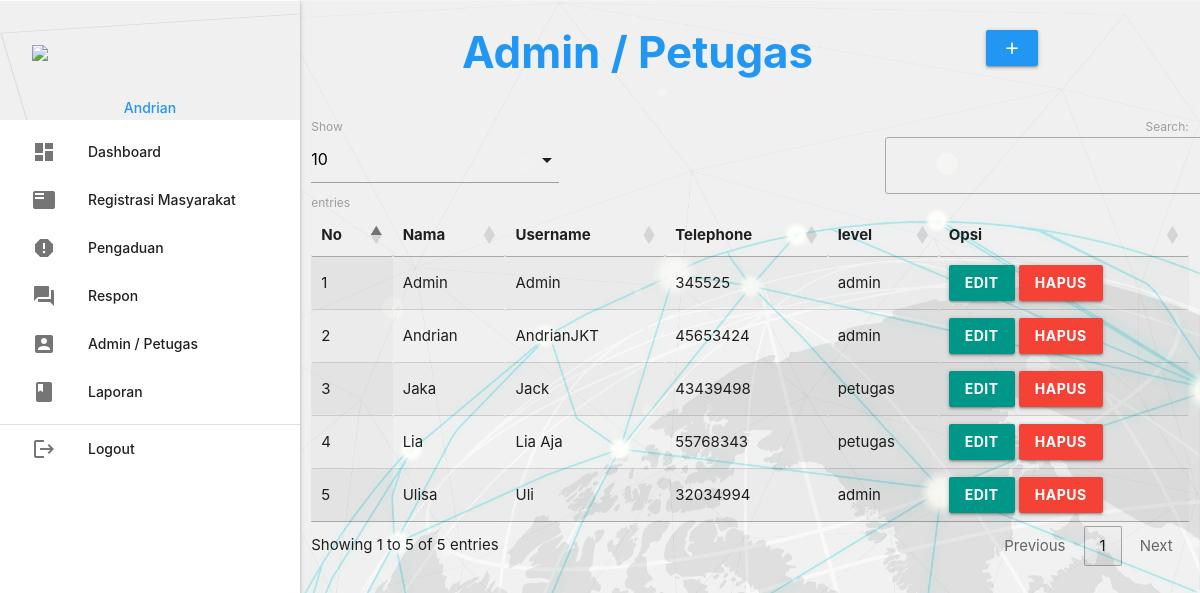
Page /admin/index.php?p=user (signed in) on the committed database.
### tables this page shows
CREATE TABLE `petugas` (
  `id_petugas` int(5) NOT NULL,
  `nama_petugas` varchar(30) NOT NULL,
  `username` varchar(30) NOT NULL,
  `password` varchar(255) NOT NULL,
  `telp_petugas` varchar(13) NOT NULL,
  `level` enum('admin','petugas') NOT NULL
);

### admin/user.php (the view, shortened to what this page needs)
       <div class="row">
         <div class="col s12 m9">
           <h3 class="blue-text"style="text-align:center"><b>Admin / Petugas</h3></b>
         </div>
         <div class="col s12 m3">
           <div class="section"></div>
           <a class="waves-effect waves-light btn modal-trigger blue" href="#modal1"><i class="material-icons">add</i></a>
         </div>
       </div>
       <table id="example" class="display responsive-table" style="width:100%">
         <thead>
             <tr>
			<th>No</th>
			<th>Nama</th>
			<th>Username</th>
			<th>Telephone</th>
			<th>level</th>
			<th>Opsi</th>
             </tr>
         </thead>
         <tbody>
<?php
	$no=1;
	$tampil = mysqli_query($koneksi,"SELECT * FROM petugas ORDER BY nama_petugas ASC");
	while ($r=mysqli_fetch_assoc($tampil)) { ?>
	<tr>
		<td><?php echo $no++; ?></td>
		<td><?php echo $r['nama_petugas']; ?></td>
		<td><?php echo $r['username']; ?></td>
		<td><?php echo $r['telp_petugas']; ?></td>
		<td><?php echo $r['level']; ?></td>
		<td><a class="btn teal modal-trigger" href="#user_edit<?php echo $r['id_petugas'] ?>"><b>Edit</a></b> <a class="red btn" onclick="return confirm('Anda Yakin Ingin Menghapus Ya/Tidak')" href="index.php?p=user_hapus&id_petugas=<?php echo $r['id_petugas'] ?>"><b>Hapus</a></b></td>
	</tr>
           <?php  }
            ?>
         </tbody>
       </table>

### rows in the picture
petugas: nama_petugas "Admin", username "Admin", telp_petugas "345525", level "admin"
petugas: nama_petugas "Andrian", username "AndrianJKT", telp_petugas "45653424", level "admin"
petugas: nama_petugas "Jaka", username "Jack", telp_petugas "43439498", level "petugas"
petugas: nama_petugas "Lia", username "Lia Aja", telp_petugas "55768343", level "petugas"
petugas: nama_petugas "Ulisa", username "Uli", telp_petugas "32034994", level "admin"

### other values in the picture
$_SESSION['data']['nama_petugas'] "Andrian"
